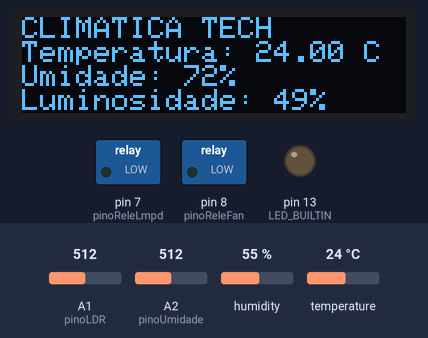
A sketch run on a simulated Arduino Uno, built with avr-gcc and run on an emulated ATmega328P. Parts: 128×32 one-colour display, switched loads named in the sketch (green lamp = pin HIGH), output pins drawn as LEDs (lit = HIGH). The test bench sets the inputs (shaded band); at power-on: temperature 24 °C, A1 (pinoLDR) = 512, A2 (pinoUmidade) = 512, humidity 55 %. The display library's start-up logo is not drawn; what the sketch prints to the serial monitor is not drawn.

Above: at 2.4 s.
2.5 s: temperature set to 12 °C
At 4.1 s:
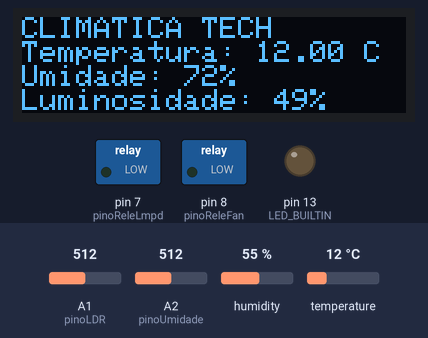
7.8 s: A1 (pinoLDR) set to 716
At 9.8 s:
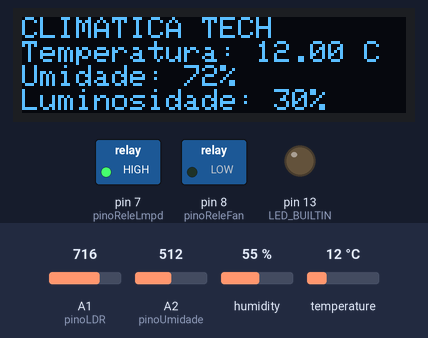
11.7 s: A2 (pinoUmidade) set to 716
At 13.0 s:
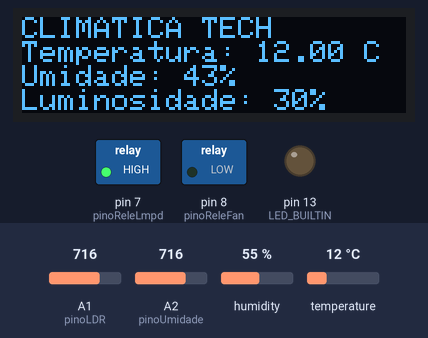
14.8 s: A1 (pinoLDR) set to 992
At 15.4 s:
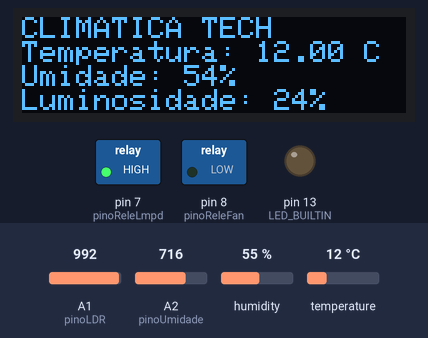
18.0 s: temperature set to 19 °C
At 21.0 s:
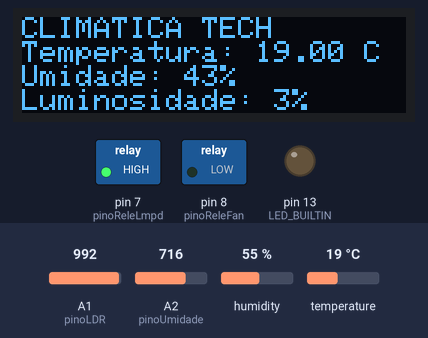
22.8 s: A2 (pinoUmidade) set to 992
At 24.2 s:
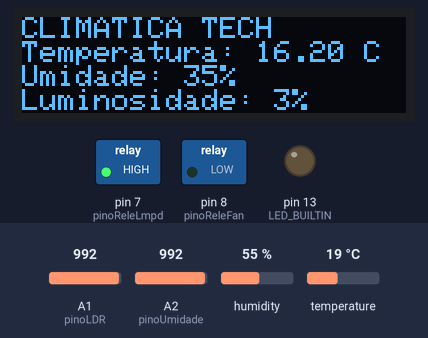
Timing chart, 0 to 25.8 s (numbered marks = the images above; inputs shaded):
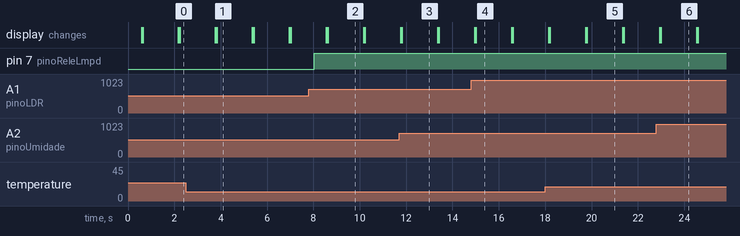

The sketch:

arduino-2.0.ino
```cpp
#include <DHT11.h>
#include <SPI.h>
#include <Wire.h>
#include <Adafruit_GFX.h>
#include <Adafruit_SSD1306.h>

#define SCREEN_WIDTH 128
#define SCREEN_HEIGHT 32
#define OLED_RESET     -1
#define SCREEN_ADDRESS 0x3C

#define pinoUmidade A2
#define pinoLDR A1
#define pinoTMP 2
#define pinoReleLmpd 7
#define pinoReleFan 8

const int janela = 5;

Adafruit_SSD1306 display(SCREEN_WIDTH, SCREEN_HEIGHT, &Wire, OLED_RESET);
DHT11 dht11(pinoTMP);
int umidade, luminosidade;
float temperatura, somaTemp, somaUmidade, somaLum;

void setup() {
  Serial.begin(9600);
  pinMode(LED_BUILTIN, OUTPUT);
  pinMode(pinoReleLmpd, OUTPUT);
  pinMode(pinoReleFan, OUTPUT);
  pinMode(pinoUmidade, INPUT);
  pinMode(pinoLDR, INPUT);
  pinMode(pinoTMP, INPUT);

  display.begin(SSD1306_SWITCHCAPVCC, SCREEN_ADDRESS);
  display.display();
}

void loop() {
  somaTemp = somaUmidade = somaLum = 0;

  int i = 0;
  while(i < janela) {
    temperatura = dht11.readTemperature();
    umidade = analogRead(pinoUmidade);
    luminosidade = analogRead(pinoLDR);

    mediaMovel(i);
    i++;

    printDisplay();
    delay(1000);
  }

    acendeLmpd();
    ligaFan();

    Serial.print(String(umidade) + "," + String(temperatura) + "," + String(luminosidade));
}

int calcUmidade() {
  umidade = map(umidade, 1023, 315, 0, 100);
  return umidade;
}

int calcLum() {
  luminosidade = map(luminosidade, 1023, 0, 0, 100);
  return luminosidade;
}

void mediaMovel(int i) {
    somaTemp += temperatura;
    somaUmidade += calcUmidade();
    somaLum += calcLum();

    if((i+1) == janela) {
      temperatura = somaTemp/janela;
      umidade = somaUmidade/janela;
      luminosidade = somaLum/janela;
    }
}

void acendeLmpd() {
  if(luminosidade < 50) digitalWrite(pinoReleLmpd, HIGH);
  else digitalWrite(pinoReleLmpd, LOW);
}

void ligaFan() {
  if(temperatura > 30) digitalWrite(pinoReleFan, HIGH);
  else digitalWrite(pinoReleFan, LOW);
}

void printDisplay() {
    display.clearDisplay();
    display.display();
    display.setTextColor(SSD1306_WHITE);
    display.setTextSize(1);

    display.setCursor(0, 0); display.println("CLIMATICA TECH"); display.display();
    display.println("Temperatura: " + String(temperatura) + " C"); display.display();
    display.println("Umidade: " + String(umidade) + "%"); display.display();
    display.println("Luminosidade: " + String(luminosidade) + "%"); display.display();
}
```

Measured:
- after the input at 2.5 s, the display: first differs from a run without the input after 1.3 s (image 1)
- after the input at 11.7 s, the display: first differs from a run without the input after 0.12 s (image 3)
- after the input at 18.0 s, the display: first differs from a run without the input after 1.8 s (image 5)
- what the display in image 1 shows lasts 1.6 s, from 3.8 s to 5.4 s
